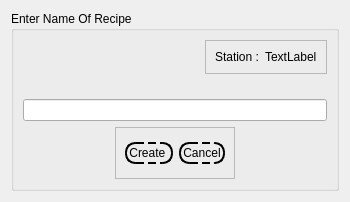
<?xml version="1.0" encoding="UTF-8"?>
<ui version="4.0">
 <class>getName</class>
 <widget class="QWidget" name="getName">
  <property name="windowModality">
   <enum>Qt::ApplicationModal</enum>
  </property>
  <property name="geometry">
   <rect>
    <x>0</x>
    <y>0</y>
    <width>350</width>
    <height>202</height>
   </rect>
  </property>
  <property name="windowTitle">
   <string>Enter The Name of Recipe</string>
  </property>
  <layout class="QHBoxLayout" name="horizontalLayout">
   <item>
    <widget class="QGroupBox" name="groupBox">
     <property name="styleSheet">
      <string notr="true">QPushButton{
	border-radius:10%;
	border:2px dashed black;
	padding:2px;
}</string>
     </property>
     <property name="title">
      <string>Enter Name Of Recipe</string>
     </property>
     <layout class="QVBoxLayout" name="verticalLayout">
      <item alignment="Qt::AlignRight|Qt::AlignTop">
       <widget class="QFrame" name="frame">
        <property name="frameShape">
         <enum>QFrame::StyledPanel</enum>
        </property>
        <property name="frameShadow">
         <enum>QFrame::Raised</enum>
        </property>
        <layout class="QHBoxLayout" name="horizontalLayout_2">
         <item>
          <widget class="QLabel" name="label">
           <property name="text">
            <string>Station :</string>
           </property>
          </widget>
         </item>
         <item>
          <widget class="QLabel" name="stationName">
           <property name="text">
            <string>TextLabel</string>
           </property>
          </widget>
         </item>
        </layout>
       </widget>
      </item>
      <item>
       <widget class="QLineEdit" name="lineEdit">
        <property name="styleSheet">
         <string notr="true">QLineEdit{
	font: 700 14pt &quot;Segoe UI&quot;;
}</string>
        </property>
        <property name="alignment">
         <set>Qt::AlignCenter</set>
        </property>
       </widget>
      </item>
      <item alignment="Qt::AlignHCenter">
       <widget class="QFrame" name="frame_2">
        <property name="frameShape">
         <enum>QFrame::StyledPanel</enum>
        </property>
        <property name="frameShadow">
         <enum>QFrame::Raised</enum>
        </property>
        <layout class="QHBoxLayout" name="horizontalLayout_3">
         <item>
          <widget class="QPushButton" name="create">
           <property name="styleSheet">
            <string notr="true">QPushButton::hover{
	background-color: rgb(0, 255, 0);
}</string>
           </property>
           <property name="text">
            <string>Create </string>
           </property>
           <property name="icon">
            <iconset resource="asset.qrc">
             <normaloff>:/Icons/Assets/icons/icons8-add-96.png</normaloff>:/Icons/Assets/icons/icons8-add-96.png</iconset>
           </property>
           <property name="iconSize">
            <size>
             <width>40</width>
             <height>40</height>
            </size>
           </property>
          </widget>
         </item>
         <item>
          <widget class="QPushButton" name="pushButton_2">
           <property name="styleSheet">
            <string notr="true">QPushButton::hover{
	background-color: rgb(255, 0, 0);
}</string>
           </property>
           <property name="text">
            <string>Cancel</string>
           </property>
           <property name="icon">
            <iconset resource="asset.qrc">
             <normaloff>:/Icons/Assets/icons/icons8-cross-mark-48.png</normaloff>:/Icons/Assets/icons/icons8-cross-mark-48.png</iconset>
           </property>
           <property name="iconSize">
            <size>
             <width>40</width>
             <height>40</height>
            </size>
           </property>
          </widget>
         </item>
        </layout>
       </widget>
      </item>
     </layout>
    </widget>
   </item>
  </layout>
 </widget>
 <resources>
  <include location="asset.qrc"/>
 </resources>
 <connections>
  <connection>
   <sender>pushButton_2</sender>
   <signal>clicked()</signal>
   <receiver>getName</receiver>
   <slot>close()</slot>
   <hints>
    <hint type="sourcelabel">
     <x>244</x>
     <y>132</y>
    </hint>
    <hint type="destinationlabel">
     <x>363</x>
     <y>138</y>
    </hint>
   </hints>
  </connection>
 </connections>
</ui>
